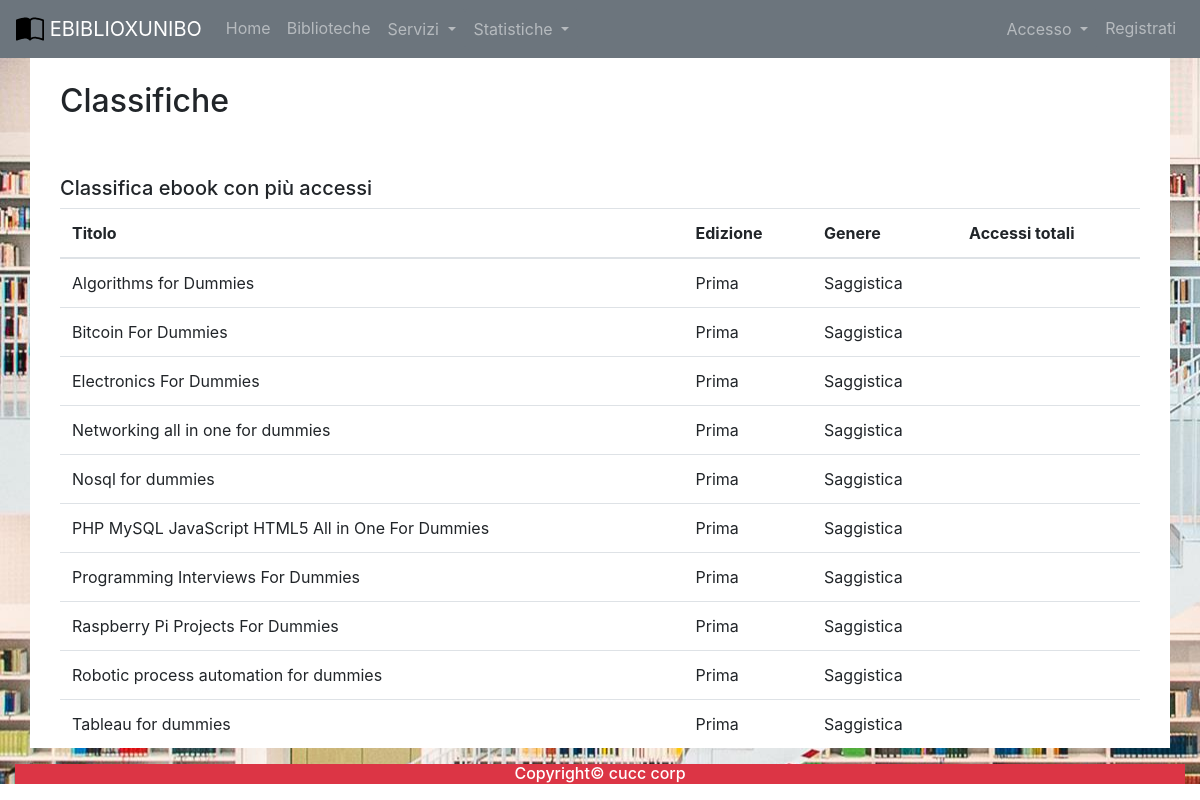
The app's page /statistiche/ebook_statistiche.php with its own data.
### tables this page shows
create table EBOOK(
    Codice int primary key auto_increment not null,
    Titolo varchar(255),
    Edizione varchar(255),
    Genere varchar(255),
    AnnoPubblicazione int,
    Dimensione int,
    Pdf varchar(255),
    NumAccessi int
);

### includes/autoloader.inc.php (called while the page is built, shortened)
<?php
    function myAutoLoader($className){
        $path = "C:\\xampp\\htdocs\\Ebiblio\\controller\\";
        $extension = ".class.php";
        $fullPath = $path.$className.$extension;
    }
?>

### controller/dbh.class.php (called while the page is built)
<?php
    class Dbh {
        private static $dbInstance;
        private $db;
        public static function getInstance() {
            if(is_null(Dbh::$dbInstance)) {
                self::$dbInstance = new Dbh();
            }
            return self::$dbInstance;
        }
        private function __construct() {
            try {
                $this->db = new PDO(
                    'mysql:host=localhost;dbname=ebiblio;charset=utf8',
                    'root',
                    '1590');
                $this->db->setAttribute(PDO::ATTR_ERRMODE, PDO::ERRMODE_EXCEPTION);
                $this->db->setAttribute(PDO::ATTR_EMULATE_PREPARES, true);
            } catch (PDOException $pdo) {
                echo "No database found! Please run the database server to proceed!";
            }
        }
        public function getDb() {
            return $this->db;
        }
    }
?>

### controller/ebookController.class.php (called while the page is built, shortened)
<?php
    class EbookController{
        public function getClassificaEbook(){
            $query="SELECT * from ebook order by NumAccessi Desc";
            $stmt = Dbh::getInstance()
            -> getDb()
            -> prepare($query);
            $stmt -> execute();
            return $stmt -> fetchAll(PDO::FETCH_ASSOC);
        }
    }

### statistiche/ebook_statistiche.php (the view, shortened to what this page needs)
<?php
include('/xampp/htdocs/ebiblio/main_partials/menu.php');
$accessoCon = new EbookController();?>
<div class="container-fluid " style="
background: url('/ebiblio/images/scaffa.jpg') no-repeat  ;
">
  <div class="container" style="background-color: white;">
    <br>
      <div class="container">
          <h2>Classifiche</h2>
          <h5>Classifica ebook con più accessi</h5>
          <table class="table table-hover">
            <thead>
              <tr>
                <th>Titolo</th>
                <th>Edizione</th>
                <th>Genere</th>
                <th>Accessi totali</th>
                <?php
                $accesso_res= $accessoCon->getClassificaEbook();
                for ($i = 0; $i < count($accesso_res); $i++) {
                  echo '<tr>';
                  echo '<td>' . $accesso_res[$i]['Titolo'] . '</td>';
                  echo '<td>' . $accesso_res[$i]['Edizione'] . '</td>';
                  echo '<td>' . $accesso_res[$i]['Genere'] . '</td>';
                  echo '<td>' . $accesso_res[$i]['NumAccessi'] . '</td>';
                  echo '</tr>';
                  }
                ?>
              </tr>
            </thead>
          </table>
    </div>
  </div>
  <?php
  include('/xampp/htdocs/ebiblio/main_partials/footer.php');
  ?>

### main_partials/menu.php (shortened to what this page needs)
<?php
require_once('/xampp/htdocs/Ebiblio/includes/autoloader.inc.php');
?>
<!DOCTYPE html>
<html lang="en">
<head>
    <link rel="stylesheet" href="https://stackpath.bootstrapcdn.com/bootstrap/4.3.1/css/bootstrap.min.css">
    <link rel="stylesheet" href="https://maxcdn.bootstrapcdn.com/bootstrap/4.5.2/css/bootstrap.min.css">
    <link rel="stylesheet" href="https://unpkg.com/leaflet@1.7.1/dist/leaflet.css" />
    <link rel="stylesheet" href="http://code.jquery.com/ui/1.11.4/themes/smoothness/jquery-ui.css">
    <link rel="stylesheet" href="https://unpkg.com/leaflet@1.7.1/dist/leaflet.css" />
</head>
<body>
    <nav class="navbar navbar-expand-md navbar-dark bg-secondary">
        <a href="/ebiblio" class="navbar-brand">
            <img src="http:\ebiblio\images\book-half.svg" height="28">
            EBIBLIOXUNIBO
        </a>
        <div class="collapse navbar-collapse" id="navbarCollapse">
            <div class="navbar-nav">
                <a href="/ebiblio" class="nav-item nav-link">Home</a>
                <a href="/ebiblio/biblioteche.php" class="nav-item nav-link">Biblioteche</a>
                <div class="dropdown">
                    <button class="btn btn-secondary dropdown-toggle nav-item nav-link" type="button" id="dropdownMenuButton" data-toggle="dropdown" aria-haspopup="true" aria-expanded="false">
                        Servizi
                    </button>
                </div>
                <div class="dropdown">
                    <button class="btn btn-secondary dropdown-toggle nav-item nav-link" type="button" id="dropdownMenuButton" data-toggle="dropdown" aria-haspopup="true" aria-expanded="false">
                        Statistiche
                    </button>
                </div>
            </div>
            <div class="navbar-nav ml-auto">
            <?php
            if(isset($_SESSION["email"])){
               echo"<a href='/ebiblio/logout.php' class='nav-item nav-link'>Logout</a></li>";
            }else{
               echo "<div class='dropdown'>
               <button class='btn btn-secondary dropdown-toggle nav-item nav-link' type='button' id='dropdownMenuButton' data-toggle='dropdown' aria-haspopup='true' aria-expanded='false'>
                   Accesso
               </button>
               <div class='dropdown-menu' aria-labelledby='dropdownMenuButton'>
                   <a class='dropdown-item' href='/ebiblio/accesso/acc_volo.php'>Volontario</a>
                   <a class='dropdown-item' href='/ebiblio/accesso/acc_amm.php'>Amministratore</a>
                   <a class='dropdown-item' href='/ebiblio/accesso/acc_utiliz.php'>Utilizzatore</a>
               </div>
           </div>";
               echo"<a href='/ebiblio/registrazione.php' class='nav-item nav-link'>Registrati</a>";
            }
            ?>
            </div>
        </div>
    </nav>

### main_partials/footer.php
<div class="container-fluid bg-danger text-white text-center">
        <h6>Copyright© cucc corp</h6>
</div>
</body>
</html>

### records on screen
ebook: Titolo "Algorithms for Dummies", Edizione "Prima", Genere "Saggistica"
ebook: Titolo "Bitcoin For Dummies", Edizione "Prima", Genere "Saggistica"
ebook: Titolo "Electronics For Dummies", Edizione "Prima", Genere "Saggistica"
ebook: Titolo "Networking all in one for dummies", Edizione "Prima", Genere "Saggistica"
ebook: Titolo "Nosql for dummies", Edizione "Prima", Genere "Saggistica"
ebook: Titolo "PHP MySQL JavaScript HTML5 All in One For Dummies", Edizione "Prima", Genere "Saggistica"
ebook: Titolo "Programming Interviews For Dummies", Edizione "Prima", Genere "Saggistica"
ebook: Titolo "Raspberry Pi Projects For Dummies", Edizione "Prima", Genere "Saggistica"
ebook: Titolo "Robotic process automation for dummies", Edizione "Prima", Genere "Saggistica"
ebook: Titolo "Tableau for dummies", Edizione "Prima", Genere "Saggistica"
